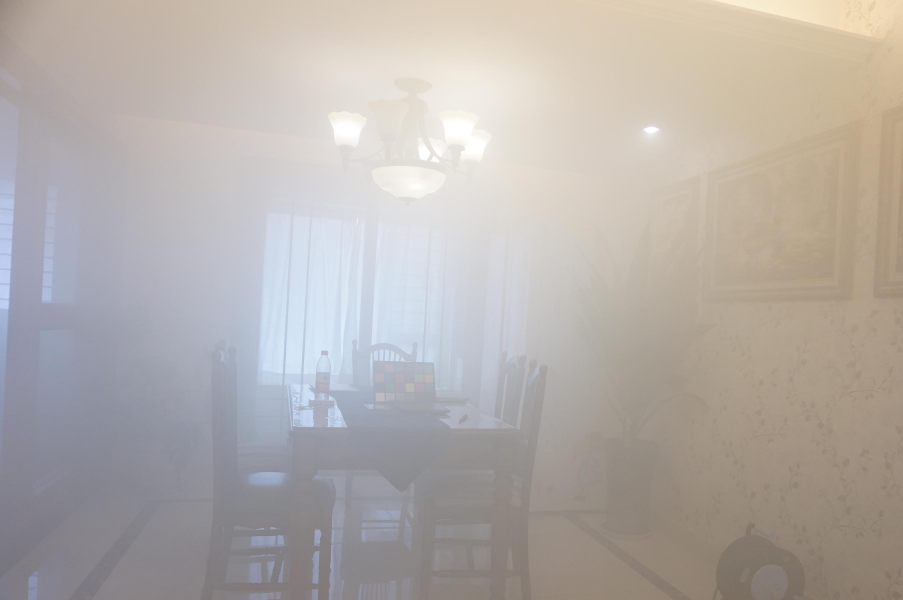
#> input picture Done_by_Flask/images/00000.JPG, 2708 x 1800 px (shown at 1/3 size)
$ python LowLight.py
#> lines starting #> are read from the running program, lines starting #| are printed output that depends on the picture
#导包
import cv2
import numpy as np
import matplotlib.pyplot as plt

#直方图均衡化
def EqualHist():
    image = cv2.imread("images/00000.JPG")
#> image is the input picture: shape (1800, 2708, 3); mean B, G, R 169.8, 174.2, 180.2
    grayImage = cv2.cvtColor(image, cv2.COLOR_BGR2GRAY)
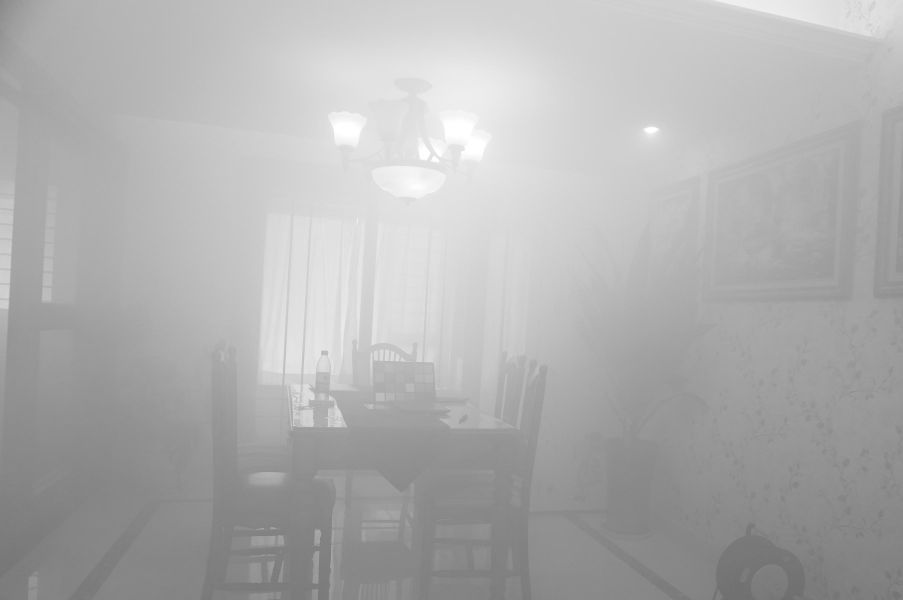
#> grayImage: shape (1800, 2708) (shown at 1/3 size); min 108, max 255, mean 175.5
    equalHist = cv2.equalizeHist(grayImage,None)
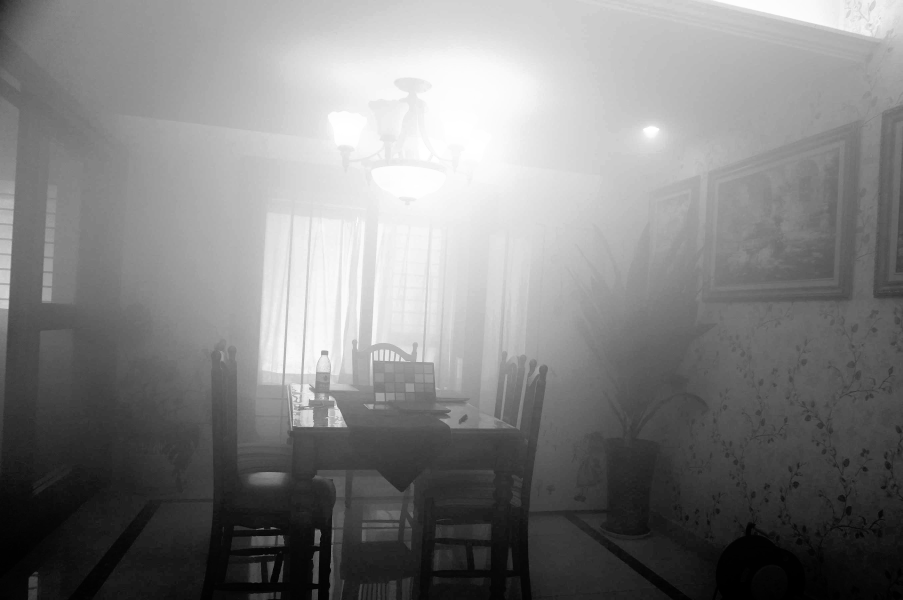
#> equalHist: shape (1800, 2708) (shown at 1/3 size); min 0, max 255, mean 128.7
    hist = cv2.calcHist(equalHist,[0],None,[256],[0,255])
#> hist = 256 values, max 464 at index 211, min 0 at index 0, mean 10.58
    plt.title("EqualHist of GrayImage")
    plt.xlabel("Amount of Pixel")
    plt.ylabel("Gray Scale")
    plt.plot(hist)
    #plt.savefig("Equalhist")
    # plt.show()

    down_width = 300
    down_height = 300
    down_points = (down_width, down_height)
    equalHist = cv2.resize(equalHist, down_points, interpolation=cv2.INTER_LINEAR)
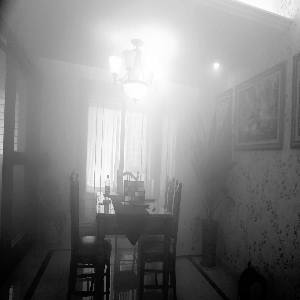
#> equalHist: shape (300, 300); min 0, max 255, mean 128.7
    cv2.imshow("EqualHist",equalHist)
    cv2.imwrite("equalHist.jpg",equalHist)
    cv2.waitKey(0)

EqualHist()
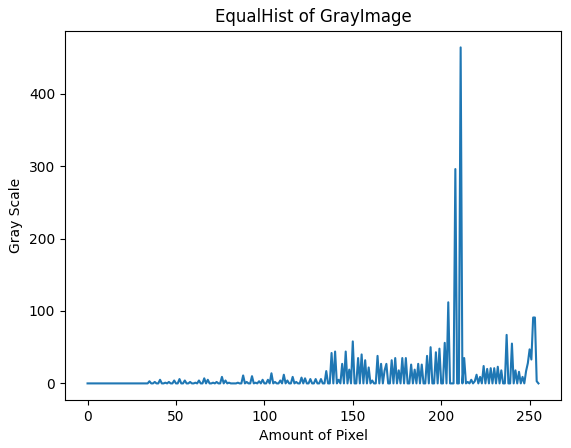
#> figure drawn by matplotlib, 1 panel; curve peaks at x = 211, y = 464

$ run again, with Done_by_Flask/images/00003.JPG copied over Done_by_Flask/images/00000.JPG
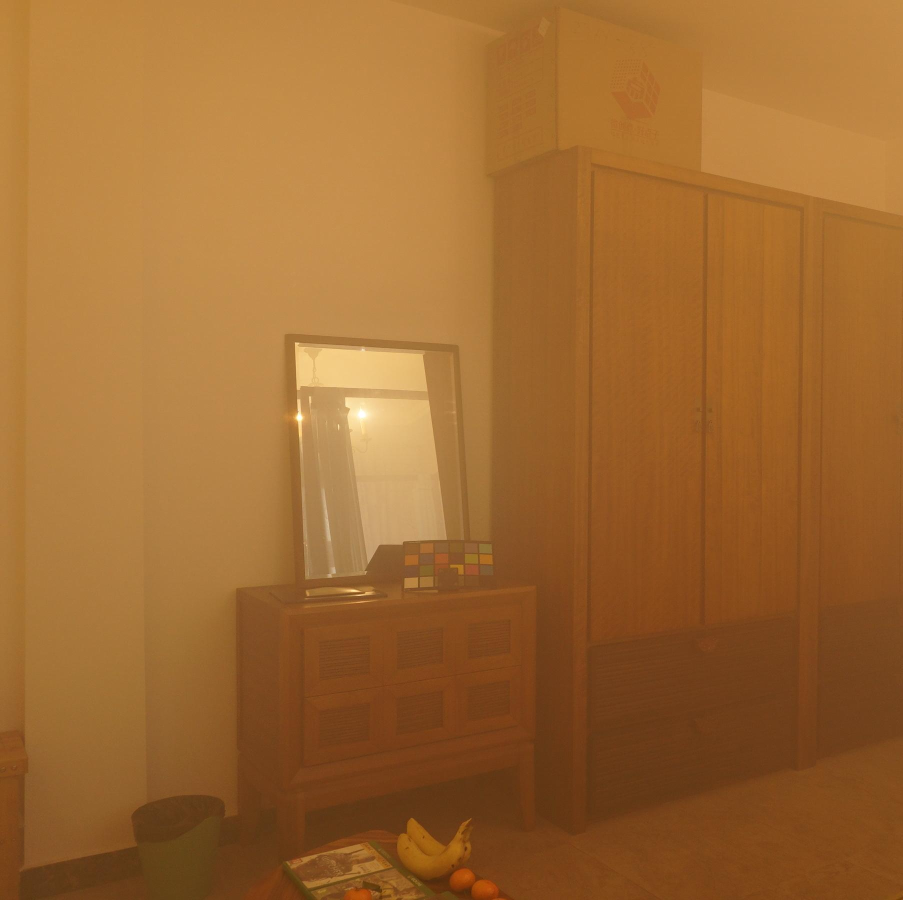
#> input picture Done_by_Flask/images/00003.JPG, 1806 x 1800 px (shown at 1/2 size)
#> in EqualHist, image is the input picture: shape (1800, 1806, 3); mean B, G, R 49.1, 104.7, 158.3
#> in EqualHist, `equalHist = cv2.equalizeHist(grayImage,None)`:
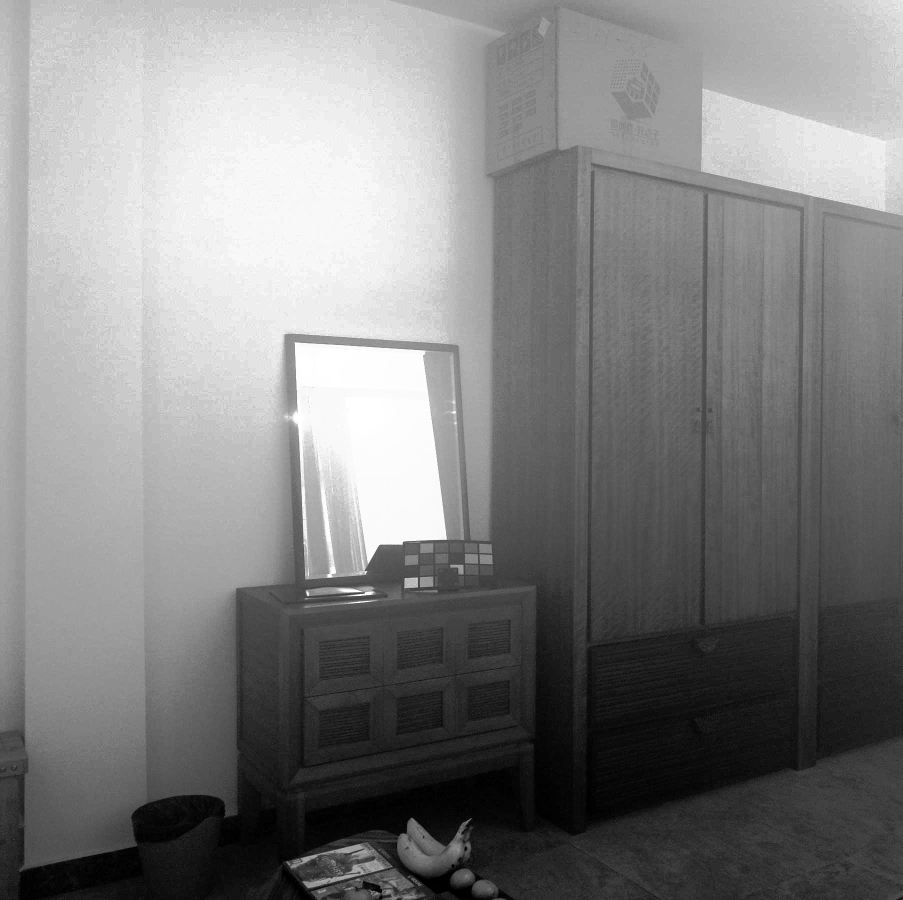
#> equalHist: shape (1800, 1806) (shown at 1/2 size); min 0, max 255, mean 129
#> hist = 256 values, max 493 at index 195, min 0 at index 0, mean 7.05
#> `EqualHist()`:
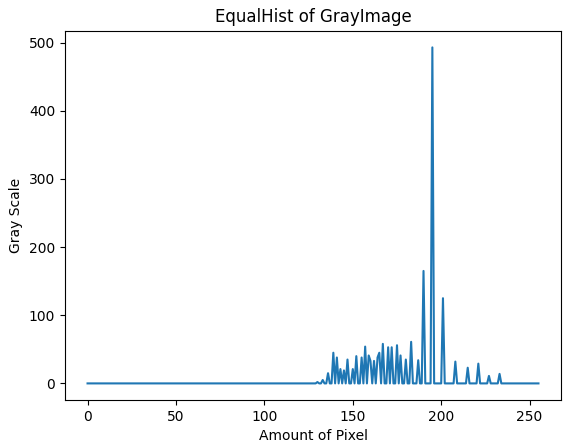
#> figure drawn by matplotlib, 1 panel; curve peaks at x = 195, y = 493
